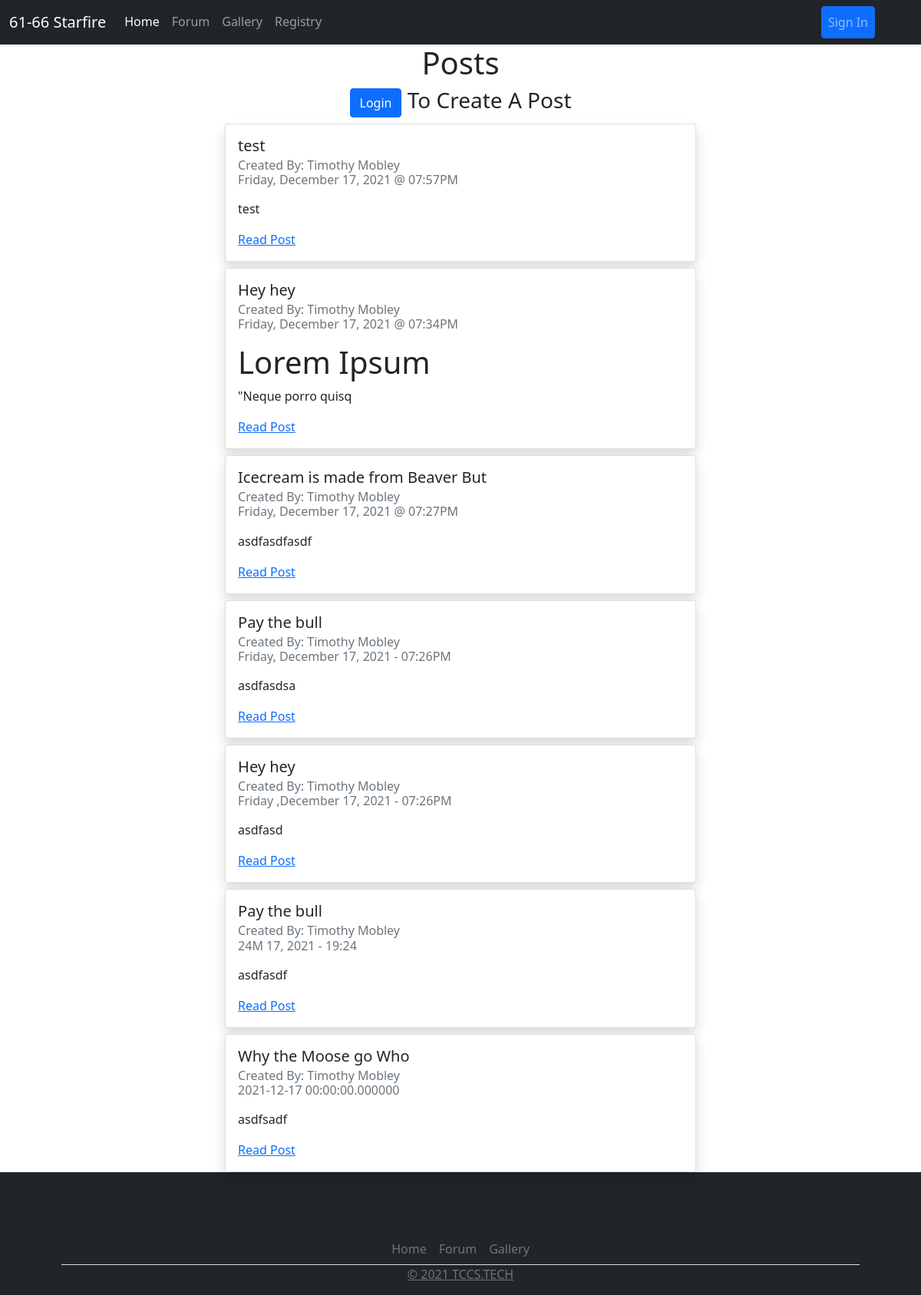
Page /forum on the committed database.
### main.py (models this page shows, shortened)
class ForumPost(db.Model):
    __tablename__ = "forumpost"
    id = db.Column(db.Integer, primary_key=True)
    title = db.Column(db.String, nullable=False)
    created_by = db.Column(db.String, nullable=False)
    body = db.Column(db.String, nullable=False)
    date = db.Column(db.String, nullable=False)
    replies = db.relationship('Replies', backref='ForumPost', lazy=True)

### main.py (the view, shortened to what this page needs)
@app.route('/forum', methods=["GET", "POST"])
def forum():
    global posts
    posts = ForumPost.query.order_by(ForumPost.id.desc()).all()
    form = AddPostForm()
    return render_template('forum.html', year=year, posts=posts, form=form)

### templates/forum.html (shortened to what this page needs)
<!DOCTYPE html>
<html lang="en">
  <head>
  </head>
  <body>
    {% extends "index.html" %} {% block content %}
    <div class="container jumbotron text-center">
      <h1>Posts</h1>
      <h3>
        {% if current_user.email %}
        <button class="btn btn-dark" type="button"  data-bs-toggle="modal"  data-bs-target="#create_post_modal" >
          Click Here
        </button>
        {% else %}
        <a href="/login" class="btn btn-primary" type="button">
          Login
        </a>
        {% endif %}
        To Create A Post
      </h3>
    </div>
    <div class="container post-container">
      {% for post in posts %}
      <div class="card mx-auto shadow rounded mt-2" style="width: 55%">
        <div class="card-body">
          <h5 class="card-title">{{post.title}}</h5>
          <h6 class="card-subtitle mb-2 text-muted">
            Created By: {{post.created_by}}<br />{{post.date}}
          </h6>
          <p class="card-text">{{post.body[:50]|safe}}</p>
          <a href="/forum/{{post.title}}/{{post.id}}" class="card-link"
            >Read Post</a
          >
        </div>
      </div>
      {% endfor %}
    </div>
    {% endblock %}

### static/styles/styles.css (style rules this page uses)
html, body { height:95% !important; margin:0 !important; }

### rows in the picture
ForumPost: title "test", created_by "Timothy Mobley", date "Friday, December 17, 2021 @ 07:57PM", body "test"
ForumPost: title "Hey hey", created_by "Timothy Mobley", date "Friday, December 17, 2021 @ 07:34PM", body "Lorem Ipsum \"Neque porro quisq"
ForumPost: title "Icecream is made from Beaver But", created_by "Timothy Mobley", date "Friday, December 17, 2021 @ 07:27PM", body "asdfasdfasdf"
ForumPost: title "Pay the bull", created_by "Timothy Mobley", date "Friday, December 17, 2021 - 07:26PM", body "asdfasdsa"
ForumPost: title "Hey hey", created_by "Timothy Mobley", date "Friday ,December 17, 2021 - 07:26PM", body "asdfasd"
ForumPost: title "Pay the bull", created_by "Timothy Mobley", date "24M 17, 2021 - 19:24", body "asdfasdf"
ForumPost: title "Why the Moose go Who", created_by "Timothy Mobley", date "2021-12-17 00:00:00.000000", body "asdfsadf"

### other values in the picture
{{ year }} "2021"
